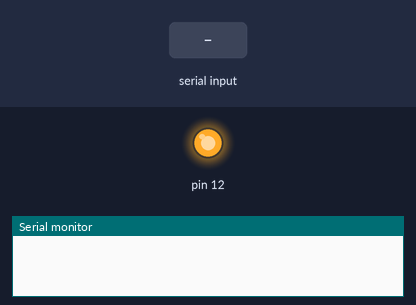
Simulated run of this sketch. Board: Arduino Uno, built with avr-gcc and run on an emulated ATmega328P. On the bench: output pins drawn as LEDs (lit = HIGH), the last lines printed to the serial monitor. The inputs (shaded band) are chosen by the test bench.

Above: at 1.2 s.
1.3 s: "on" received over Serial
At 3.1 s:
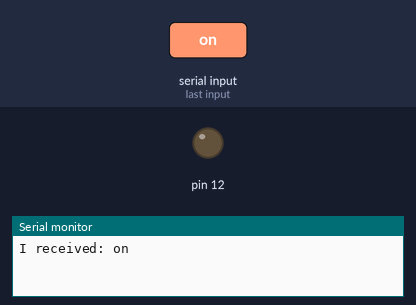
4.3 s: "1" received over Serial
Timing chart, 0 to 7.3 s (numbered marks = the images above; inputs shaded):
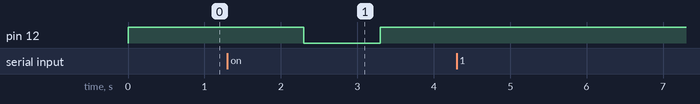

Measured:
- after the input at 1.3 s, pin 12: HIGH → LOW after 1.0 s, → HIGH 1.0 s later

The sketch:

SmokeMachine_Serial.ino
```cpp
String incomingString = "";

void setup() {
  Serial.begin(9600); // opens serial port, sets data rate to 9600 bps

  pinMode(12, OUTPUT);
  digitalWrite(12, HIGH);
}

void loop() {
  // send data only when you receive data:
  if (Serial.available() > 0) {
    // read the incoming byte:
    incomingString = Serial.readString();

    // say what you got:
    Serial.print("I received: ");
    Serial.println(incomingString);

    if (incomingString == "on")
    {
      digitalWrite(12, LOW);   // turn the LED on (HIGH is the voltage level)
      delay(1000);                       // wait for a second
      digitalWrite(12, HIGH);    // turn the LED off by making the voltage LOW
      delay(1000);
    }
  }
}
```
